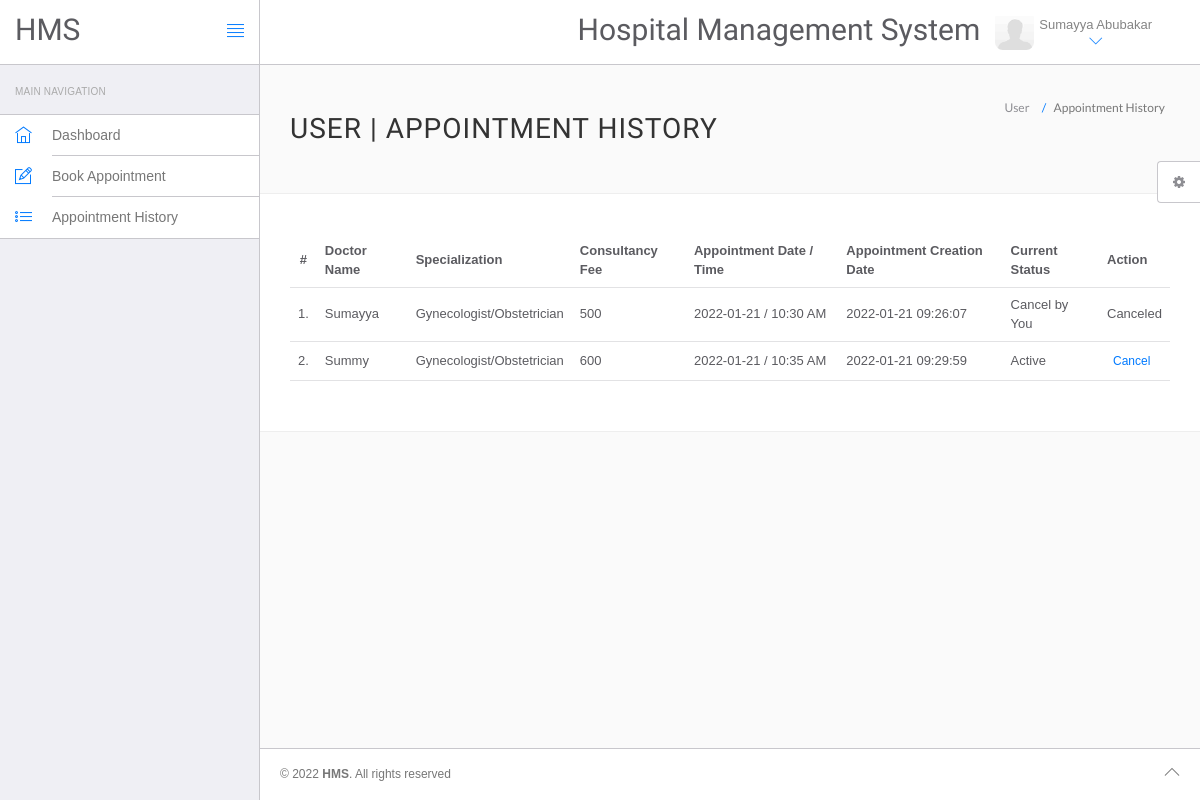
The page /hms/appointment-history.php (signed in) on the database its author committed.
### tables this page shows
CREATE TABLE `users` (
  `id` int(11) NOT NULL,
  `fullName` varchar(255) DEFAULT NULL,
  `address` longtext DEFAULT NULL,
  `city` varchar(255) DEFAULT NULL,
  `gender` varchar(255) DEFAULT NULL,
  `email` varchar(255) DEFAULT NULL,
  `password` varchar(255) DEFAULT NULL,
  `regDate` timestamp NULL DEFAULT current_timestamp(),
  `updationDate` timestamp NULL DEFAULT NULL ON UPDATE current_timestamp()
);

CREATE TABLE `appointment` (
  `id` int(11) NOT NULL,
  `doctorSpecialization` varchar(255) NOT NULL,
  `doctorId` int(11) NOT NULL,
  `userId` int(11) NOT NULL,
  `consultancyFees` int(11) NOT NULL,
  `appointmentDate` varchar(255) NOT NULL,
  `appointmentTime` varchar(255) NOT NULL,
  `postingDate` timestamp NOT NULL DEFAULT current_timestamp(),
  `userStatus` int(11) NOT NULL,
  `doctorStatus` int(11) NOT NULL,
  `updationDate` varchar(255) NOT NULL
);

CREATE TABLE `doctors` (
  `id` int(11) NOT NULL,
  `specilization` varchar(255) DEFAULT NULL,
  `doctorName` varchar(255) DEFAULT NULL,
  `address` longtext DEFAULT NULL,
  `docFees` varchar(255) DEFAULT NULL,
  `contactno` bigint(11) DEFAULT NULL,
  `docEmail` varchar(255) DEFAULT NULL,
  `password` varchar(255) DEFAULT NULL,
  `creationDate` timestamp NULL DEFAULT current_timestamp(),
  `updationDate` timestamp NULL DEFAULT NULL ON UPDATE current_timestamp()
);

### hms/appointment-history.php (the view, shortened to what this page needs)
<?php
include('include/config.php');
?>
<!DOCTYPE html>
<html lang="en">
	<head>
		<link rel="stylesheet" href="vendor/bootstrap/css/bootstrap.min.css">
		<link rel="stylesheet" href="vendor/fontawesome/css/font-awesome.min.css">
		<link rel="stylesheet" href="vendor/themify-icons/themify-icons.min.css">
		<link href="vendor/animate.css/animate.min.css" rel="stylesheet" media="screen">
		<link href="vendor/perfect-scrollbar/perfect-scrollbar.min.css" rel="stylesheet" media="screen">
		<link href="vendor/switchery/switchery.min.css" rel="stylesheet" media="screen">
		<link href="vendor/bootstrap-touchspin/jquery.bootstrap-touchspin.min.css" rel="stylesheet" media="screen">
		<link href="vendor/select2/select2.min.css" rel="stylesheet" media="screen">
		<link href="vendor/bootstrap-datepicker/bootstrap-datepicker3.standalone.min.css" rel="stylesheet" media="screen">
		<link href="vendor/bootstrap-timepicker/bootstrap-timepicker.min.css" rel="stylesheet" media="screen">
		<link rel="stylesheet" href="assets/css/styles.css">
		<link rel="stylesheet" href="assets/css/plugins.css">
		<link rel="stylesheet" href="assets/css/themes/theme-1.css" id="skin_color" />
	</head>
	<body>
		<div id="app">
<?php include('include/sidebar.php');?>
			<div class="app-content">
					<?php include('include/header.php');?>
				<div class="main-content" >
					<div class="wrap-content container" id="container">
						<section id="page-title">
							<div class="row">
								<div class="col-sm-8">
									<h1 class="mainTitle">User  | Appointment History</h1>
																	</div>
								<ol class="breadcrumb">
									<li>
										<span>User </span>
									</li>
									<li class="active">
										<span>Appointment History</span>
									</li>
								</ol>
							</div>
						</section>
						<div class="container-fluid container-fullw bg-white">
									<div class="row">
								<div class="col-md-12">
									<table class="table table-hover" id="sample-table-1">
										<thead>
											<tr>
												<th class="center">#</th>
												<th class="hidden-xs">Doctor Name</th>
												<th>Specialization</th>
												<th>Consultancy Fee</th>
												<th>Appointment Date / Time </th>
												<th>Appointment Creation Date  </th>
												<th>Current Status</th>
												<th>Action</th>
											</tr>
										</thead>
										<tbody>
<?php
$sql=mysqli_query($con,"select doctors.doctorName as docname,appointment.*  from appointment join doctors on doctors.id=appointment.doctorId where appointment.userId='".$_SESSION['id']."'");
$cnt=1;
while($row=mysqli_fetch_array($sql))
{
?>
											<tr>
												<td class="center"><?php echo $cnt;?>.</td>
												<td class="hidden-xs"><?php echo $row['docname'];?></td>
												<td><?php echo $row['doctorSpecialization'];?></td>
												<td><?php echo $row['consultancyFees'];?></td>
												<td><?php echo $row['appointmentDate'];?> / <?php echo
												 $row['appointmentTime'];?>
												</td>
												<td><?php echo $row['postingDate'];?></td>
												<td>
<?php if(($row['userStatus']==1) && ($row['doctorStatus']==1))
{
	echo "Active";
}
if(($row['userStatus']==0) && ($row['doctorStatus']==1))
{
	echo "Cancel by You";
}
												?></td>
												<td >
												<div class="visible-md visible-lg hidden-sm hidden-xs">
							<?php if(($row['userStatus']==1) && ($row['doctorStatus']==1))
{ ?>
	<a href="appointment-history.php?id=<?php echo $row['id']?>&cancel=update" onClick="return confirm('Are you sure you want to cancel this appointment ?')"class="btn btn-transparent btn-xs tooltips" title="Cancel Appointment" tooltip-placement="top" tooltip="Remove">Cancel</a>
	<?php } else {
		echo "Canceled";
		} ?>
												</div>
												</td>
											</tr>
											<?php
$cnt=$cnt+1;
											 }?>
										</tbody>
									</table>
								</div>
							</div>
								</div>
					</div>
				</div>
			</div>
	<?php include('include/footer.php');?>
	<?php include('include/setting.php');?>
		</div>
	</body>
</html>

### hms/include/header.php (shortened to what this page needs)
<header class="navbar navbar-default navbar-static-top">
					<div class="navbar-header">
						<a class="navbar-brand" href="#">
							<h2 style="padding-top:20% ">HMS</h2>
						</a>
						<a href="#" class="sidebar-toggler pull-right visible-md visible-lg" data-toggle-class="app-sidebar-closed" data-toggle-target="#app">
							<i class="ti-align-justify"></i>
						</a>
					</div>
					<div class="navbar-collapse collapse">
						<ul class="nav navbar-right">
								<li  style="padding-top:2% ">
								<h2>Hospital Management System</h2>
							</li>
							<li class="dropdown current-user">
								<a href class="dropdown-toggle" data-toggle="dropdown">
									<img src="assets/images/media-user.png" alt=""> <span class="username">
									<?php $query=mysqli_query($con,"select fullName from users where id='".$_SESSION['id']."'");
while($row=mysqli_fetch_array($query))
{
	echo $row['fullName'];
}
									?> <i class="ti-angle-down"></i></i></span>
								</a>
							</li>
						</ul>
					</div>
				</header>

### hms/assets/css/themes/theme-1.css (style rules this page uses)
body { background: #FAFAFA; }
header .navbar-header { background: #ffffff !important; border-right-color: #c8c7cc !important; border-bottom-color: #c8c7cc !important; }
header .navbar-header .sidebar-toggler, header .navbar-header .sidebar-mobile-toggler { color: #007aff !important; }
header .navbar-header .navbar-brand { color: #777 !important; }
header .navbar-collapse { background: #ffffff !important; border-bottom-color: #c8c7cc !important; box-shadow: none !important; }
header .navbar-collapse .navbar-right > li > a { color: #777; }
header .navbar-collapse .navbar-right > li > a i { color: #007aff !important; }

### rows shown on the page
users: fullName "Sumayya Abubakar"
appointment: doctorId.doctorName "Sumayya", doctorSpecialization "Gynecologist/Obstetrician", consultancyFees "500", appointmentDate "2022-01-21", appointmentTime "10:30 AM", postingDate "2022-01-21 09:26:07", userStatus "Cancel by You"
appointment: doctorId.doctorName "Summy", doctorSpecialization "Gynecologist/Obstetrician", consultancyFees "600", appointmentDate "2022-01-21", appointmentTime "10:35 AM", postingDate "2022-01-21 09:29:59", userStatus "Active"
